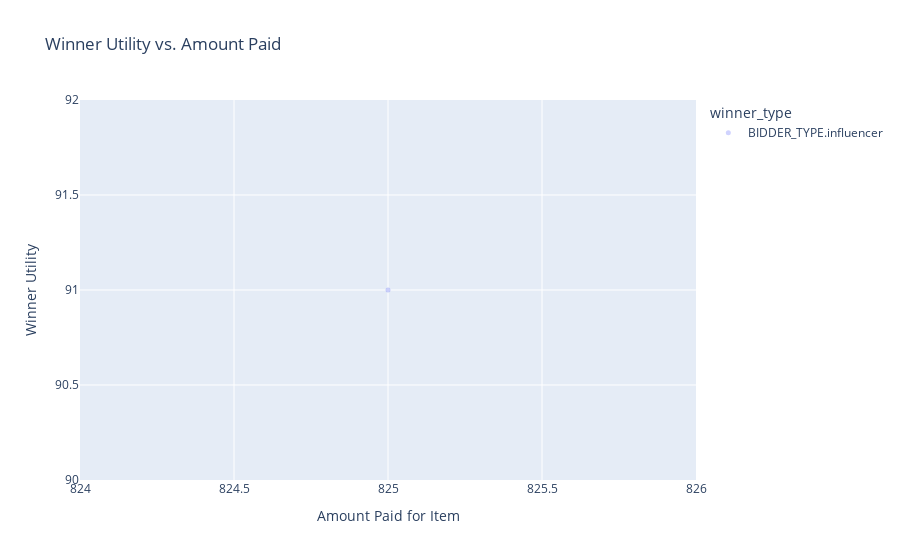

Write notebook code for a chart like this one.
### Code cell
fig = px.scatter(df, x="winner_amount", y="winner_utility", color="winner_type", trendline='ols',
                 opacity=0.3, title='Winner Utility vs. Amount Paid')
fig.update_traces(marker_size=5)
fig.update_xaxes(title='Amount Paid for Item')
fig.update_yaxes(title='Winner Utility')
fig.show()

### Figure 1 — Plotly figure (JSON) as saved in the notebook; plotly's stock layout.template omitted (floating-point values rounded to 4 significant figures)
{"data": [{"hovertemplate": "winner_type=BIDDER_TYPE.influencer<br>winner_amount=%{x}<br>winner_utility=%{y}<extra></extra>", "legendgroup": "BIDDER_TYPE.influencer", "marker": {"color": "#636efa", "opacity": 0.3, "size": 5, "symbol": "circle"}, "mode": "markers", "name": "BIDDER_TYPE.influencer", "orientation": "v", "showlegend": true, "type": "scatter", "x": [825], "xaxis": "x", "y": [91], "yaxis": "y"}, {"hovertemplate": "winner_type=BIDDER_TYPE.influencer<extra></extra>", "legendgroup": "BIDDER_TYPE.influencer", "marker": {"color": "#636efa", "size": 5, "symbol": "circle"}, "mode": "lines", "name": "BIDDER_TYPE.influencer", "showlegend": false, "type": "scatter", "xaxis": "x", "yaxis": "y"}], "layout": {"legend": {"title": {"text": "winner_type"}, "tracegroupgap": 0}, "title": {"text": "Winner Utility vs. Amount Paid"}, "xaxis": {"anchor": "y", "domain": [0, 1], "title": {"text": "Amount Paid for Item"}}, "yaxis": {"anchor": "x", "domain": [0, 1], "title": {"text": "Winner Utility"}}}}
